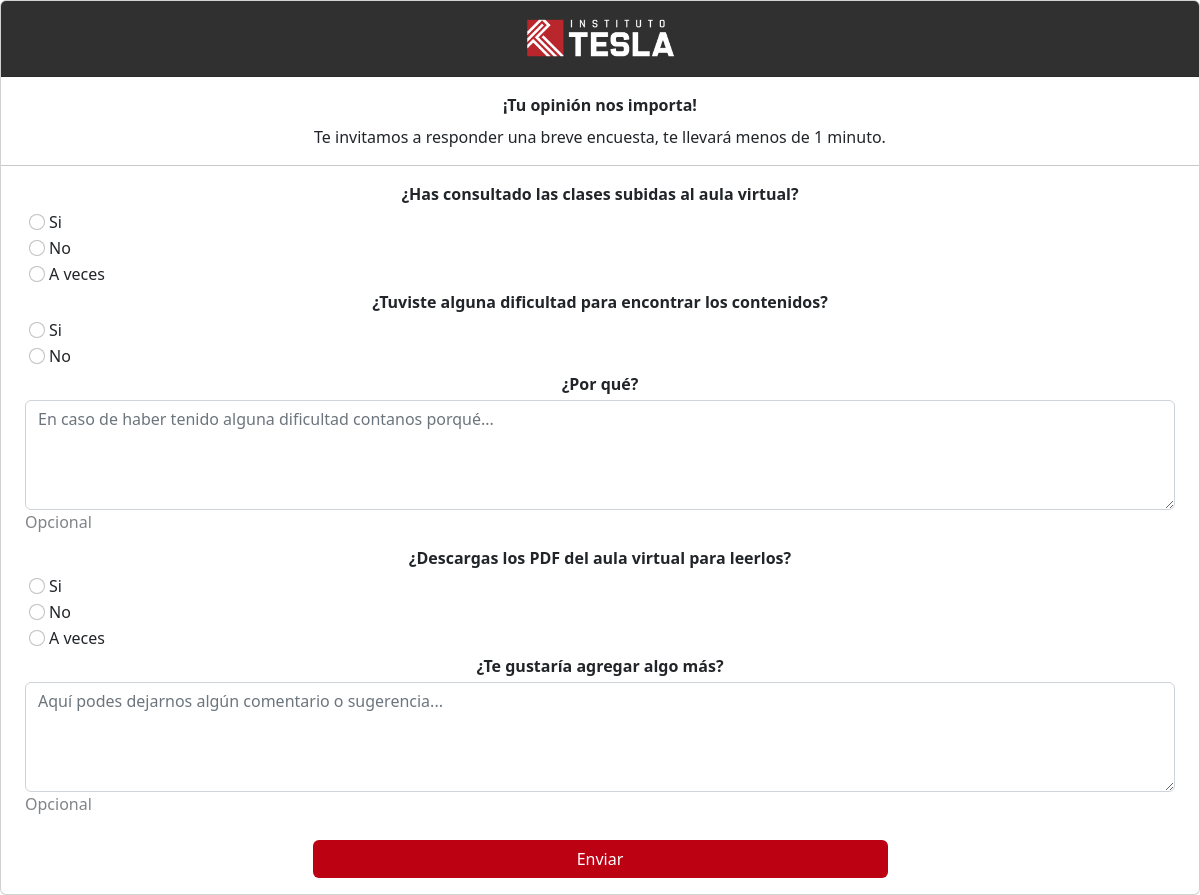
Page /popup/encuesta2.php?ID=1 on the committed database.
### tables this page shows
CREATE TABLE `preguntas` (
  `id_pregunta` int(11) NOT NULL,
  `nombre_pregunta` text NOT NULL,
  `tipo_pregunta_id` int(11) NOT NULL,
  `encuesta_id` int(11) NOT NULL
);

CREATE TABLE `opciones` (
  `id_opciones` int(11) NOT NULL,
  `descripcion` text NOT NULL,
  `pregunta_id` int(11) NOT NULL
);

### popup/encuesta2.php (the view, shortened to what this page needs)
<?php
include "../conexion/conex.php";
$id_encuesta = $_GET['ID'];
$sql2 = "SELECT encuesta_id, id_pregunta, nombre_pregunta, tipo, tipo_pregunta_id
    FROM encuestas,preguntas,tipos_preguntas WHERE encuestas.id_encuesta = '$id_encuesta'
    AND encuestas.id_encuesta = preguntas.encuesta_id
    AND preguntas.tipo_pregunta_id = tipos_preguntas.id_tipo_pregunta ORDER BY preguntas.id_pregunta";
$resultado2 = mysqli_Query($conex, $sql2);
?>
<!DOCTYPE html>
<html lang="en">
<head>
    <link href="https://cdn.jsdelivr.net/npm/bootstrap@5.2.2/dist/css/bootstrap.min.css" rel="stylesheet">
</head>
<body>
    <div class="mx-0 mx-sm-auto">
        <div class="card">
            <div class="card-header p-0" style="background-color:#303030">
                <h5 class="card-title text-white mt-2 text-center" id="exampleModalLabel">
                    <img src="TESLA_LogoBlanco.png" class="logo m-2" style="width: 150px">
                </h5>
            </div>
            <div class="modal-body">
                <div class="text-center">
                    <p class="mt-2 p-2 m-0">
                        <strong>¡Tu opinión nos importa! </strong>
                    </p>
                    <p class="px-4 m-0">
                        Te invitamos a responder una breve encuesta, te llevará menos de 1 minuto.
                    </p>
                </div>
                <hr />
                <form class="px-4" action="../back/guardar_formulario.php" method="POST">
                    <?php
                    $cont=1;
                    while ($row2 = mysqli_fetch_array($resultado2))
                    {
                    ?>
                        <p class="text-center m-1"><strong><?php echo $row2['nombre_pregunta'] ?></strong></p>
                    <?php
                        if ($row2['tipo_pregunta_id'] == 1) {
                            $sql3 = "SELECT pregunta_id, descripcion, id_opciones
                        FROM preguntas, tipos_preguntas,encuestas,opciones
                        WHERE preguntas.tipo_pregunta_id = tipos_preguntas.id_tipo_pregunta
                        AND encuestas.id_encuesta = preguntas.encuesta_id
                        AND preguntas.id_pregunta = opciones.pregunta_id ORDER BY id_opciones";
                            $resultado3 = mysqli_query($conex, $sql3);
                            while ($row3 = mysqli_fetch_array($resultado3))
                            {
                                if ($row2['id_pregunta'] == $row3['pregunta_id']) {
                                    echo '<div class="form-check d-flex justify-content-rigth p-0">
                                    <input type="int" name="id_pregunta'.$cont.'" value="'.$row3['pregunta_id'].'" style="display:none; position:relative;">
                                <input class="form-check-input m-1" type="radio" name="respuesta'.$cont.'" value="' . $row3['id_opciones'] . '" required>
                                <label class="form-check-label m-0" for="radio3Example1">
                                ' . $row3['descripcion'] . '
                                </label>
                            </div>';
                                }
                            }
                        } elseif ($row2['tipo_pregunta_id'] == 2) {
                            $sql3 = "SELECT pregunta_id, descripcion, id_opciones
                        FROM preguntas, tipos_preguntas,encuestas,opciones
                        WHERE preguntas.tipo_pregunta_id = tipos_preguntas.id_tipo_pregunta
                        AND encuestas.id_encuesta = preguntas.encuesta_id
                        AND preguntas.id_pregunta = opciones.pregunta_id ORDER BY id_opciones";
                            $resultado3 = mysqli_query($conex, $sql3);
                            while ($row3 = mysqli_fetch_array($resultado3)) {
                                if ($row2['id_pregunta'] == $row3['pregunta_id']) {
                                    echo '<div class="form-outline m-0">
                                    <input type="int" name="id_opcion'.$cont.'" value="'.$row3['id_opciones'].'" style="display:none; position:relative;">
                                    <input type="int" name="id_pregunta'.$cont.'" value="'.$row3['pregunta_id'].'" style="display:none; position:relative;">
                                    <textarea class="form-control" name="texto'.$cont.'" rows="4" placeholder="' . $row3['descripcion'] . '"></textarea>
                                    <label class="form-label" for="form4Example3" style="color:#808488">Opcional</label>
                                </div>';
                                }
                            }
                        }
                        $cont++;
                    }
                    ?>
                    <div class="d-flex justify-content-center">
                        <button type="submit" class="btn w-50 mt-3 mb-3" style="background-color:#bb0112; color:white">Enviar</button>
                    </div>
                </form>
            </div>
        </div>
    </div>
</body>
</html>

### rows in the picture
preguntas: nombre_pregunta "¿Has consultado las clases subidas al aula virtual?"
opciones: descripcion "Si"
opciones: descripcion "No"
opciones: descripcion "A veces"
preguntas: nombre_pregunta "¿Tuviste alguna dificultad para encontrar los contenidos?"
opciones: descripcion "Si"
opciones: descripcion "No"
preguntas: nombre_pregunta "¿Por qué?"
opciones: texto3 "En caso de haber tenido alguna dificultad contanos porqué..."
preguntas: nombre_pregunta "¿Descargas los PDF del aula virtual para leerlos?"
opciones: descripcion "Si"
opciones: descripcion "No"
opciones: descripcion "A veces"
preguntas: nombre_pregunta "¿Te gustaría agregar algo más?"
opciones: texto5 "Aquí podes dejarnos algún comentario o sugerencia..."
